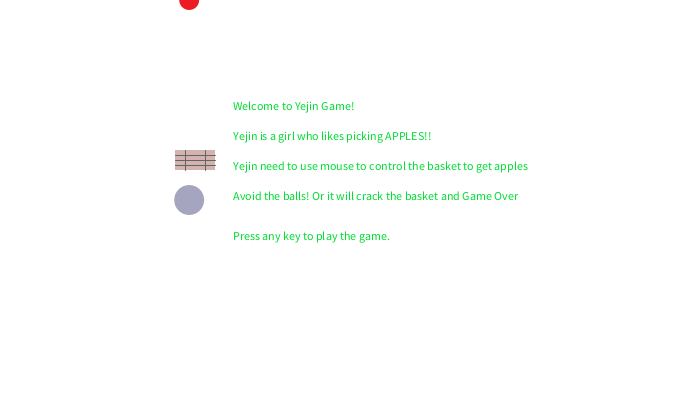
Frame 1 (no input)
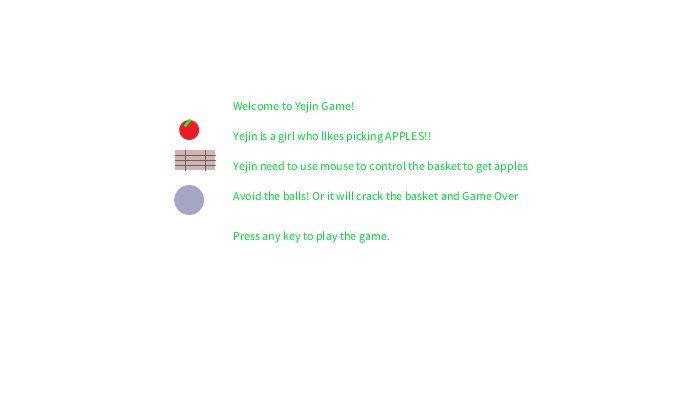
Frame 60 (the mouse pressed at the canvas centre just before this capture)
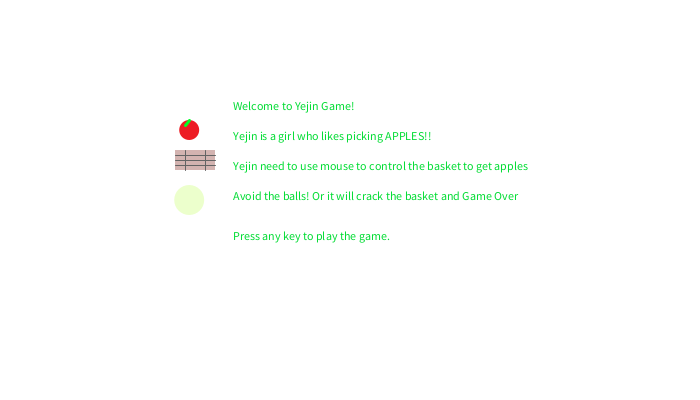
Frame 120 (the mouse held since frame 60 and released just before this capture)

The Processing sketch that drew these frames (run headless with seeded random() and noise(); from frame 60 on, the mouse is pressed at the canvas centre):

// Processing sketch: processing_73084
// ── processing_73084.pde

//Zhaochang He  zhaochah@andrew.cmu.edu
//assignment 7: game

//How to play:
//move the basket to get the following apples, one apple earns 1 points.
//you need to avoid the balls, or your bascket will broken. 
//if your bascket broken three times, game over


//ball variables
float a = 150;
float b = 150;
float c = 230;
float d = 230;
float e = 260;
float f = 260;

//apple variables
float appleX;
float appleY;

//speed factors
float speedA = 2.8;
float speedB = 2.8;
float speedC = 3.6;
float speedD = 3.6;
float speedE = 4.2;
float speedF = 4.2;
float appleSpeed=5;

// general game variables
int count;
int gamePhase;




//setup the stage
void setup(){
  size(700,400);
  background(255);
  count=0;
  gamePhase=0;
  appleX= random(50, width-50);
  appleY=0;
  smooth();
  noCursor();
  
  
}

//----------------------//

void draw(){ 
  background(255);
    
  if (gamePhase == 0 ){ 
    
    showInstructions();
    
  }else if( gamePhase == 1){
    
    playGame();
    
  }else{
    
    gameover();
  }
}




//give the instruction at the begining of the game
void showInstructions(){
 fill(0,220,50);
 text("Welcome to Yejin Game!", width/3, 110);
 text("Yejin is a girl who likes picking APPLES!!", width/3, 140);
 text("Yejin need to use mouse to control the basket to get apples", width/3, 170);
 text("Avoid the balls! Or it will crack the basket and Game Over", width/3, 200);
 text("Press any key to play the game.", width/3, 240 );
//apple
 apple(width/3.7);
 appleY = 130;
 
  //bascket
  fill(130, 40, 30, 90);
  noStroke();
  rect(width/4, 150, 40, 20);
  stroke(100);
  strokeWeight(1);
  line(width/4, 170-15, width/4+40, 170-15); 
  line(width/4, 170-10, width/4+40, 170-10); 
  line(width/4, 170-5, width/4+40, 170-5); 
  line(width/4+10, 170-20, width/4+10, 170); 
  line(width/4+30, 170-20, width/4+30, 170);

  //balls
  noStroke();
  fill(mouseY, mouseX,random(50,150),90);
  ellipse(width/3.7, 200, 30, 30);

  if (keyPressed ==true){
  gamePhase=1;
  }
}


//-----------start the game----//

void playGame(){
  display();
  moveEllipse();
  moveApple();
  bounce();
  basket();
  showScore();
  checkApple();
  checkCollisons();
  
  apple(appleX);

  
}


void gameover()
{
  
   fill( 255, 0, 0 );
   text("GAME OVER", width/2, 70 );
   text("You hit " + count + " apples", width/2, 100 );
   text("Press any key to start a new game", width/2, 150 );
 //reset the location of the balls
    a=random(50,150);
    c=random(150,250); 
    e=random(330,450);   
    
    //press anykey to restart game
    if(keyPressed == true){      
    gamePhase = 1;
    count=0;
    appleX= random(50, width-50);
    appleY=0;
    appleSpeed=5;
    }
   
}



//check the score
void showScore(){
 fill(0);
 text("Collects " + count+ " apples", width/5, height*.9); 
}

//check basket collecting the apples
void checkApple(){
  
  float n = dist(appleX,appleY, mouseX, height-20);
  if (n < 30)
  {
    count++;
    appleY=0;
    appleX = random(50, width-50);
  }   
}

 //check collisons between the balls and basket
void checkCollisons(){
   
  float m = dist(a, b,mouseX,height-20);
  float w = dist(c, d,mouseX,height-20);
  float i = dist(e, f,mouseX,height-20);
  if (m < 20 || w <20 || i<20)
  {

    gamePhase = 2;
 
  }
   
}





//display ellipses  
void display(){
 noStroke();
fill(mouseY, mouseX,random(50,150),90);
ellipse(a, b, 30, 30);
fill(random(50,150),mouseX, mouseY,90);
ellipse(c,d, 40,40);
fill(mouseY, random(100,150), mouseX,90);
ellipse(e,f, 60,60);
}


//move the ellipses
void moveEllipse(){
  a=a+speedA;
  b=b+speedB;
  c=c+speedC;
  d=d+speedD;
  e=e+speedE;
  f=f+speedF; 
}

//bounce the ball when it touch the wall
void bounce(){
 
 if(a<0 || a > width ){
  speedA = -speedA;
 }

if( b<0 || b> height) {
 speedB = -speedB;
 }
 
 if(c<0 || c > width){
  speedC= -speedC;
 }

if( d<0 || d > height) {
  speedD = -speedD; 
 }
 

 if(e<0 || e > width){
 speedE = -speedE;
 }
  
  if( f<0 || f> height) {
 speedF = -speedF;
 }
 
}

//use mouse to control the basket
void basket(){
  fill(130, 40, 30, 90);
  rect(mouseX, height-20, 40, 20);
  stroke(100);
  strokeWeight(1);
  line(mouseX, height-15, mouseX+40, height-15); 
  line(mouseX, height-10, mouseX+40, height-10); 
  line(mouseX, height-5, mouseX+40, height-5); 
  line(mouseX+10, height-20, mouseX+10, height); 
  line(mouseX+30, height-20, mouseX+30, height); 
  }




//set apple functions with arguments
void apple(float appleX){
  fill(237, 28, 36);
  noStroke();
  ellipse(appleX, appleY, 20, 20); 
  
  stroke(0,255,40);
  strokeWeight(3);
  line(appleX-4, appleY-5, appleX, appleY-10); 
}

void moveApple(){
 appleY=appleY+appleSpeed; 
 if(appleY > height-20) {
   appleY=0;
   appleX = random(50, width-50);
 }
}
